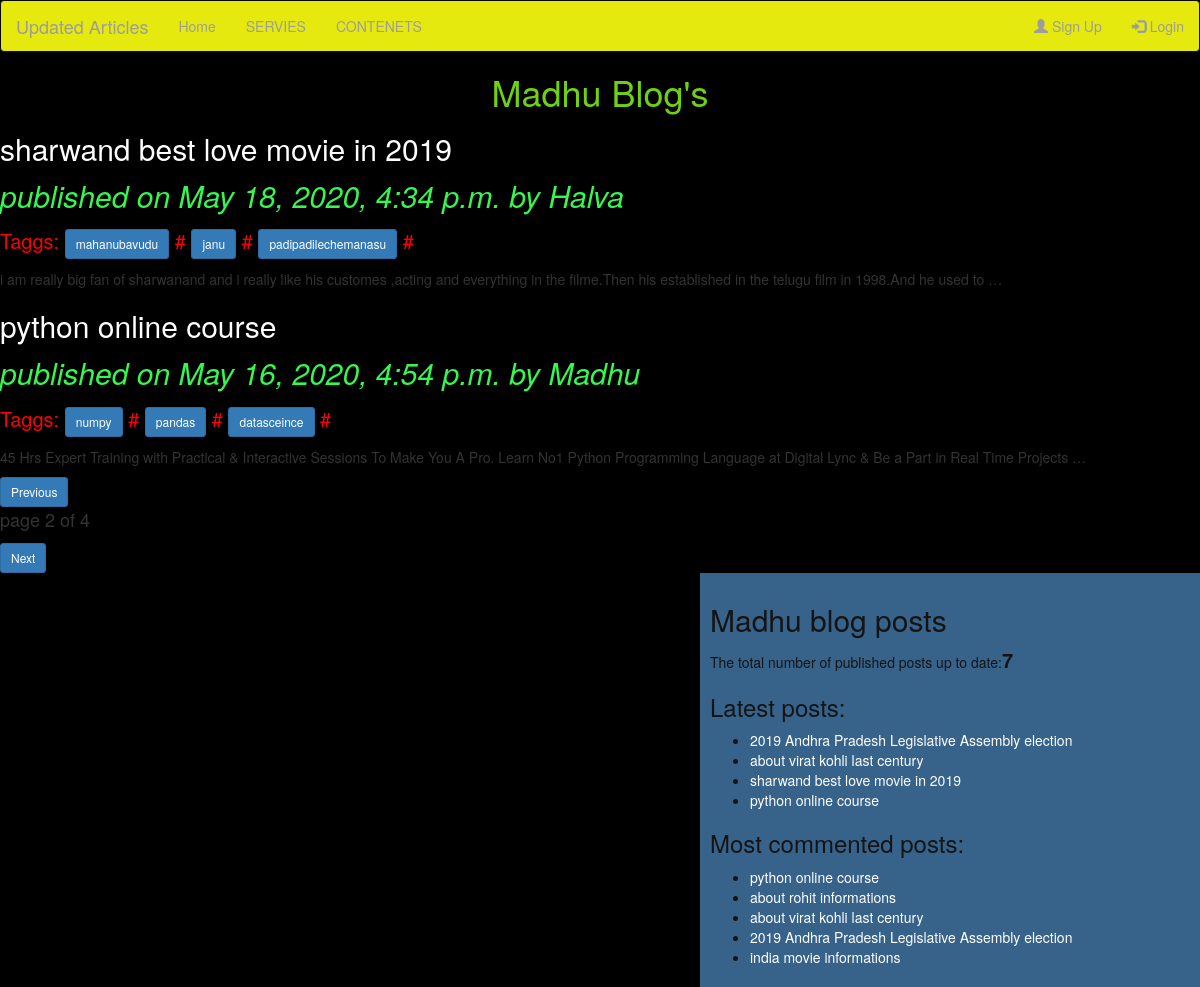
Screenshot of /?page=2 with the database file from the repository.
### blog/models.py (models this page shows, shortened)
class Post(models.Model):
    STATUS_CHOICES=(('draft','Draft'),('published','Published'))
    title=models.CharField(max_length=256)
    slug=models.SlugField(max_length=264,unique_for_date='publish')
    author=models.ForeignKey(User, related_name='blog_posts', on_delete=models.CASCADE)
    body=models.TextField()
    publish=models.DateTimeField(default=timezone.now)
    created=models.DateTimeField(auto_now_add=True)
    updated=models.DateTimeField(auto_now=True)
    status=models.CharField(max_length=10,choices=STATUS_CHOICES,default='draft')
    objects=CustomManager()
    tags=TaggableManager()
    class Meta:
        ordering=('-publish',)
    def get_absolute_url(self):
            return reverse('post_detail', args = [self.publish.year , self.publish.strftime('%m'), self.publish.strftime('%d'),self.slug])

### blog/views.py (the view)
# urls.py: path('',views.post_list),
def post_list(request,tag_slug=None):
    post_list=Post.objects.all()
    tag=None
    if tag_slug:
        tag=get_object_or_404(Tag,slug=tag_slug)
        post_list=post_list.filter(tags__in=[tag])
    paginator=Paginator(post_list,2)
    page_num=request.GET.get('page')
    try:
        post_list=paginator.page(page_num)
    except PageNotAnInteger:
        post_list=paginator.page(1)
    except EmptyPage:
        post_detail=paginator.page(paginator.num_pages)
    return render(request,'test/post_list.html',{'post_list':post_list,'tag':tag})

### blog/models.py (called while the page is built)
    def get_queryset(self):
        return super().get_queryset().filter(status="published")

### blog/templatetags/blog_tags.py (called while the page is built)
@register.simple_tag(name='my_tag')
def total_count():
    return Post.objects.count()

@register.inclusion_tag('test/latest_posts123.html')
def show_latest_posts(count=3):
    latest_posts=Post.objects.order_by('-publish')[:count]
    return {'latest_posts':latest_posts}

@register.simple_tag()
def get_most_comment_posts(count=5):
     return Post.objects.annotate(total_comments=Count('comments')).order_by('-total_comments')[:count]

### templates/test/post_list.html (shortened to what this page needs)
{%extends 'test/base.html'%}
      {%block contain%}
      <h1 class="madhublog">Madhu Blog's</h1>
          {% for post in post_list %}
            <a href="{{post.get_absolute_url}}"><h2>{{post.title}}</h2></a>
            <p id="date">published on {{post.publish}} by {{post.author|title}}</p>
            <p id="tags">Taggs:
                {%for tag in post.tags.all%}
                <a href="{% url 'post_list_by_tag_name' tag.slug %}" class="btn btn-primary btn-sm">{{tag.name}}</a>
                {%if not forloop.last%}{%endif%}#
                {%endfor%}
            </p>
            <p id="linebreaks">{{post.body|truncatewords:30|linebreaks}}</p>
          {%endfor%}
          {% include 'test/pagination.html' with page=post_list %}
      {%endblock%}

### templates/test/base.html (shortened to what this page needs)
<!DOCTYPE html>
{% load blog_tags%}
{%load static%}
<html lang="en" dir="ltr">
  <head>
    <link rel="stylesheet" href="https://stackpath.bootstrapcdn.com/bootstrap/3.4.1/css/bootstrap.min.css">
  </head>
  <link rel="stylesheet" href="{% static "css/blog.css"%}">
  <body>
    <nav class="navbar navbar-inverse">
  <div class="container-fluid">
    <div class="navbar-header">
      <a class="navbar-brand" href="#">Updated Articles</a>
    </div>
    <ul class="nav navbar-nav" style="color: rgb(162, 0, 255);">
      <li><a href="#">Home</a></li>
      <li><a href="#">SERVIES</a></li>
      <li><a href="#">CONTENETS</a></li>
    </ul>
    <ul class="nav navbar-nav navbar-right">
      <li><a href="#"><span class="glyphicon glyphicon-user"></span> Sign Up</a></li>
      <li><a href="#"><span class="glyphicon glyphicon-log-in"></span> Login</a></li>
    </ul>
  </div>
</nav>
    <div class="content">
      {%block contain%}
      {%endblock%}
    </div>
    <div class="sidebar">
      <h2>Madhu blog posts</h2>
      <p>The total number of published posts up to date:<span id="pnayy">{% my_tag %}</span></p>
      <h3>Latest posts:</h3>{%show_latest_posts 4%}
      <h3>Most commented posts:</h3>
      {%get_most_comment_posts as most_comment_posts%}
      <ul>
        {%for post in most_comment_posts%}
        <li><a href="{{post.get_absolute_url}}">{{post.title}}</a></li>
        {%endfor%}
      </ul>
    </div>
  </body>
</html>

### templates/test/latest_posts123.html
<ul>
  {%for post in latest_posts%}
  <li><a href="{{post.get_absolute_url}}">{{post.title}}</a></li>
  {%endfor%}
</ul>

### static/css/blog.css (style rules this page uses)
body { background: #000; }
.navbar { background: rgb(229, 233, 13); }
.sidebar { width: 500px; padding: 10px; float: right; background: rgb(55, 99, 139); color:rgb(20, 20, 20); }
h1 { color: #07f523; text-align: center; }
#date { color:#36f750; font-size: 30px; font-style: italic; }
#tags { color: red; font-size: 20px; }
a { color:white; }
.madhublog { color: #6ed112; }
#linebreaks { color:#1dc471; font-size: 25px; }
#pnayy { font-size: 20px; font-weight: bold; }

### rows the page displays
Post: title "sharwand best love movie in 2019", publish "May 18, 2020, 4:34 p.m.", author "Halva", body "i am really big fan of sharwanand and i really like his customes ,acting and everything in the filme.Then his established in the telugu film in 1998.And he used to …"
Tag: name "mahanubavudu"
Tag: name "janu"
Tag: name "padipadilechemanasu"
Post: title "python online course", publish "May 16, 2020, 4:54 p.m.", author "Madhu", body "45 Hrs Expert Training with Practical & Interactive Sessions To Make You A Pro. Learn No1 Python Programming Language at Digital Lync & Be a Part in Real Time Projects …"
Tag: name "numpy"
Tag: name "pandas"
Tag: name "datasceince"
Post: title "2019 Andhra Pradesh Legislative Assembly election"
Post: title "about virat kohli last century"
Post: title "about rohit informations"
Post: title "india movie informations"

### other values shown
{{ page.number }} "2"
{{ page.paginator.num_pages }} "4"
